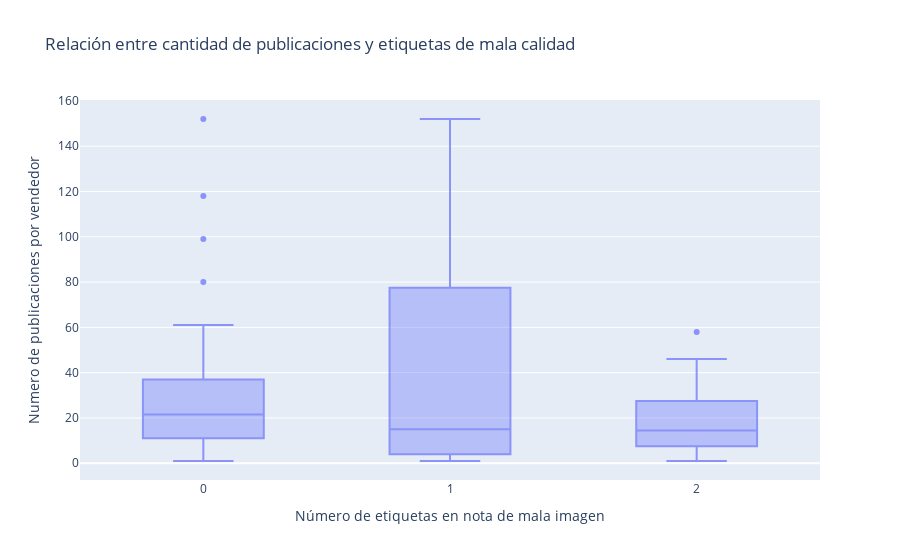

The cell this chart's notebook holds for it:
### Markdown cell above
### 04.H - Tags sobre imagens ruins

### Code cell
temp_data = pd.DataFrame()
for table in ['final_tv','final_cp','final_nb','final_sw']:
    temp_data = temp_data.append(globals()[table])
    
temp_data = temp_data[['seller__id','seller__registration_date','tags']]
temp_data['poor'] = temp_data.apply(lambda x: len([ t for t in x['tags'] if t.startswith("poor")]), axis = 1)

## poor_quality_thumbnail, poor_quality_picture

gb = temp_data.groupby(['seller__id']).size().reset_index()
gb.columns = ['seller__id', 'qtt']
temp_data = temp_data.merge( gb, on = ['seller__id' ])
temp_data = temp_data[['poor','qtt']].drop_duplicates()

temp_data.loc[temp_data['poor'] == 1]

(temp_data['poor'] == 1).sum()

fig = go.Figure()
fig.add_trace(go.Box(y = temp_data['qtt'],
                     x = temp_data['poor']

                            ,name=nombres[table]
                            ,opacity = 0.7)) 

fig.update_layout(yaxis=dict(title='Numero de publicaciones por vendedor'),
                  xaxis=dict(title="Número de etiquetas en nota de mala imagen"),
                 title = 'Relación entre cantidad de publicaciones y etiquetas de mala calidad')
fig.show()

### Figure 1 — Plotly figure (JSON) as saved in the notebook; plotly's stock layout.template omitted (floating-point values rounded to 4 significant figures)
{"data": [{"name": "SmartWatch", "opacity": 0.7, "type": "box", "x": [0, 0, 2, 0, 2, 0, 0, 0, 2, 0, 2, 1, 0, 0, 0, 0, 0, 2, 0, 2, 0, 0, 2, 0, 2, 0, 2, 0, 2, 0, 0, 0, 2, 0, 2, 2, 0, 0, 2, 0, 2, 2, 0, 0, 2, 0, 2, 2, 0, 0, 2, 0, 0, 2, 2, 2, 2, 1, 2, 0, 2, 1, 1, 0, 0, 0, 1, 0, 2, 1, 1, 0, 1, 0, 0, 0, 0, 2], "y": [99, 16, 16, 15, 15, 6, 1, 14, 14, 23, 23, 23, 22, 20, 32, 3, 13, 13, 52, 30, 30, 10, 10, 8, 8, 12, 12, 19, 19, 2, 35, 27, 27, 5, 5, 9, 9, 58, 58, 80, 3, 28, 28, 46, 46, 34, 34, 4, 4, 11, 11, 7, 18, 2, 18, 6, 1, 7, 7, 37, 37, 5, 1, 17, 39, 118, 118, 41, 41, 37, 3, 152, 152, 31, 25, 21, 61, 22]}], "layout": {"title": {"text": "Relación entre cantidad de publicaciones y etiquetas de mala calidad"}, "xaxis": {"title": {"text": "Número de etiquetas en nota de mala imagen"}}, "yaxis": {"title": {"text": "Numero de publicaciones por vendedor"}}}}
